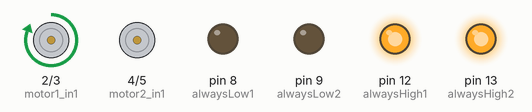
Simulated run of this sketch. Board: Arduino Uno, built with avr-gcc and run on an emulated ATmega328P. Shown: motor-driver pin pairs drawn as motors (green arrow = first pin HIGH = forward, orange = second pin HIGH = backward, longer = more drive, scaled by the enable pin), output pins drawn as LEDs (lit = HIGH).

Above: at 0.5 s.
At 1.5 s:
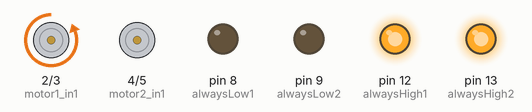
At 3.5 s:
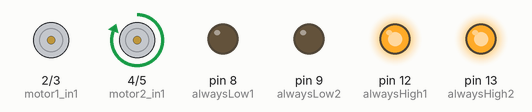
At 5.5 s:
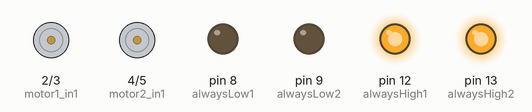
Timing chart, 0 to 7.8 s (numbered marks = the images above):
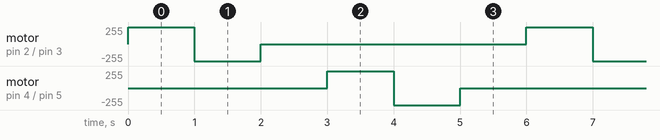

The sketch:

motor_control_sample.ino
```cpp
// 모터 핀 정의
const int motor1_in1 = 2;
const int motor1_in2 = 3;
const int motor1_pwm = 10;

const int motor2_in1 = 4;
const int motor2_in2 = 5;
const int motor2_pwm = 11;

const int alwaysLow1 = 8;
const int alwaysLow2 = 9;
const int alwaysHigh1 = 12;
const int alwaysHigh2 = 13;

// 초기 설정
void setup() {
  // 모터 제어 핀을 출력 모드로 설정
  pinMode(motor1_in1, OUTPUT);
  pinMode(motor1_in2, OUTPUT);
  pinMode(motor1_pwm, OUTPUT);

  pinMode(motor2_in1, OUTPUT);
  pinMode(motor2_in2, OUTPUT);
  pinMode(motor2_pwm, OUTPUT);

  // 항상 LOW와 HIGH로 유지할 핀 설정
  pinMode(alwaysLow1, OUTPUT);
  pinMode(alwaysLow2, OUTPUT);
  pinMode(alwaysHigh1, OUTPUT);
  pinMode(alwaysHigh2, OUTPUT);

  digitalWrite(alwaysLow1, LOW);
  digitalWrite(alwaysLow2, LOW);
  digitalWrite(alwaysHigh1, HIGH);
  digitalWrite(alwaysHigh2, HIGH);
}

// 모터 제어 함수
void controlMotor(int in1, int in2, int pwm, int speed, bool direction) {
  digitalWrite(in1, direction);     // 방향 설정
  digitalWrite(in2, !direction);    // 반대 방향 설정
  analogWrite(pwm, speed);          // 속도 설정
}

// 메인 루프
void loop() {
  // 모터 1 정방향 회전
  controlMotor(motor1_in1, motor1_in2, motor1_pwm, 255, true);
  delay(1000);  // 1초 동안 회전

  // 모터 1 역방향 회전
  controlMotor(motor1_in1, motor1_in2, motor1_pwm, 255, false);
  delay(1000);  // 1초 동안 회전

  // 모터 1 멈춤
  controlMotor(motor1_in1, motor1_in2, motor1_pwm, 0, true);
  delay(1000);  // 1초 동안 멈춤

  // 모터 2 정방향 회전
  controlMotor(motor2_in1, motor2_in2, motor2_pwm, 255, true);
  delay(1000);  // 1초 동안 회전

  // 모터 2 역방향 회전
  controlMotor(motor2_in1, motor2_in2, motor2_pwm, 255, false);
  delay(1000);  // 1초 동안 회전

  // 모터 2 멈춤
  controlMotor(motor2_in1, motor2_in2, motor2_pwm, 0, true);
  delay(1000);  // 1초 동안 멈춤
}
```

Measured:
- by itself, motor on pin 2 (motor1_in1) / pin 3 (motor1_in2), motor on pin 4 (motor2_in1) / pin 5 (motor2_in2): repeats every 6.0 s: backward 255/255 1.0 s, stopped 4.0 s, forward 255/255 1.0 s
